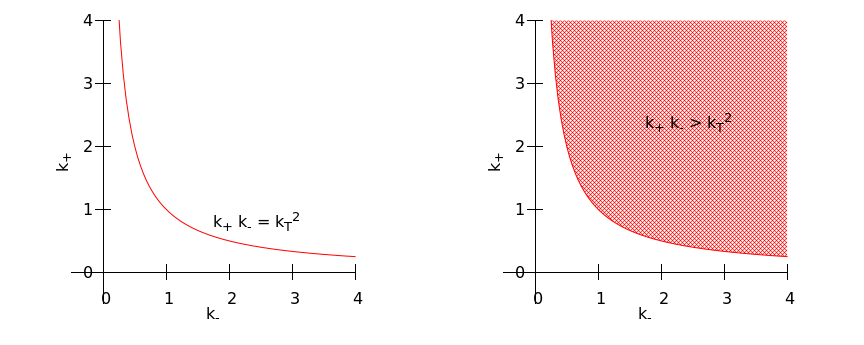

Source code (gnuplot):
#

set terminal pngcairo enhanced dashed size 12in, 4.8in

set output 'light-cone-phase-space.png'

set multiplot

set style fill  pattern 2 border

set size square

#------------------------------------
set size 0.5, 1.0
set origin 0.0, 0.0

set zeroaxis lt -1
set xtics axis 1
set ytics axis 1

set border 0

set xrange [-0.5:4]
set yrange [-0.5:4]

set xlabel "k_-"
set ylabel "k_+"

set label "k_+ k_- = k_T^2" at graph 0.5, 0.3 left

plot 1/x t ''


#------------------------------------
set size 0.5, 1.0
set origin 0.5, 0.0
unset arrow
unset label
set xlabel ""
set ylabel ""

#set label "k_+" at graph 0.3,1
#set label "k_-" at graph 1,0.3

set zeroaxis lt -1
set xtics axis 1
set ytics axis 1

set border 0

set xrange [-0.5:4]
set yrange [-0.5:4]

set xlabel "k_-"
set ylabel "k_+"

set label "k_+ k_- > k_T^2" at graph 0.5, 0.65 left front

plot 1/x with filledcurves t ''


